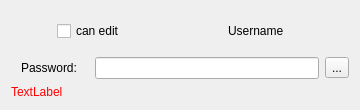
<?xml version="1.0" encoding="UTF-8"?>
<ui version="4.0">
 <class>OCC::ShareUserLine</class>
 <widget class="QWidget" name="OCC::ShareUserLine">
  <property name="geometry">
   <rect>
    <x>0</x>
    <y>0</y>
    <width>360</width>
    <height>100</height>
   </rect>
  </property>
  <property name="sizePolicy">
   <sizepolicy hsizetype="Expanding" vsizetype="Fixed">
    <horstretch>1</horstretch>
    <verstretch>0</verstretch>
   </sizepolicy>
  </property>
  <property name="minimumSize">
   <size>
    <width>360</width>
    <height>0</height>
   </size>
  </property>
  <property name="layoutDirection">
   <enum>Qt::LeftToRight</enum>
  </property>
  <property name="autoFillBackground">
   <bool>false</bool>
  </property>
  <layout class="QVBoxLayout" name="verticalLayout">
   <item>
    <layout class="QHBoxLayout" name="horizontalLayout_2">
     <item>
      <widget class="QLabel" name="avatar">
       <property name="sizePolicy">
        <sizepolicy hsizetype="Maximum" vsizetype="Maximum">
         <horstretch>0</horstretch>
         <verstretch>0</verstretch>
        </sizepolicy>
       </property>
       <property name="minimumSize">
        <size>
         <width>40</width>
         <height>40</height>
        </size>
       </property>
       <property name="alignment">
        <set>Qt::AlignCenter</set>
       </property>
      </widget>
     </item>
     <item>
      <widget class="QCheckBox" name="permissionsEdit">
       <property name="sizePolicy">
        <sizepolicy hsizetype="Maximum" vsizetype="Fixed">
         <horstretch>0</horstretch>
         <verstretch>0</verstretch>
        </sizepolicy>
       </property>
       <property name="text">
        <string>can edit</string>
       </property>
      </widget>
     </item>
     <item>
      <spacer name="horizontalSpacer">
       <property name="orientation">
        <enum>Qt::Horizontal</enum>
       </property>
       <property name="sizeType">
        <enum>QSizePolicy::Expanding</enum>
       </property>
       <property name="sizeHint" stdset="0">
        <size>
         <width>40</width>
         <height>20</height>
        </size>
       </property>
      </spacer>
     </item>
     <item>
      <widget class="QProgressIndicator" name="progressIndicator" native="true"/>
     </item>
     <item>
      <widget class="OCC::ElidedLabel" name="sharedWith">
       <property name="sizePolicy">
        <sizepolicy hsizetype="Expanding" vsizetype="Maximum">
         <horstretch>0</horstretch>
         <verstretch>0</verstretch>
        </sizepolicy>
       </property>
       <property name="text">
        <string>Username</string>
       </property>
       <property name="textFormat">
        <enum>Qt::PlainText</enum>
       </property>
      </widget>
     </item>
     <item>
      <widget class="QToolButton" name="permissionToolButton">
       <property name="icon">
        <iconset resource="../../theme.qrc">
         <normaloff>:/client/theme/more.svg</normaloff>:/client/theme/more.svg</iconset>
       </property>
       <property name="autoRaise">
        <bool>true</bool>
       </property>
      </widget>
     </item>
    </layout>
   </item>
   <item>
    <layout class="QHBoxLayout" name="passwordElementsLayout">
     <property name="topMargin">
      <number>0</number>
     </property>
     <item>
      <widget class="QLabel" name="passwordLabel">
       <property name="minimumSize">
        <size>
         <width>78</width>
         <height>0</height>
        </size>
       </property>
       <property name="text">
        <string>Password:</string>
       </property>
       <property name="indent">
        <number>10</number>
       </property>
      </widget>
     </item>
     <item>
      <widget class="QLineEdit" name="lineEdit_password">
       <property name="sizePolicy">
        <sizepolicy hsizetype="Minimum" vsizetype="Fixed">
         <horstretch>1</horstretch>
         <verstretch>0</verstretch>
        </sizepolicy>
       </property>
       <property name="echoMode">
        <enum>QLineEdit::Password</enum>
       </property>
      </widget>
     </item>
     <item>
      <widget class="QToolButton" name="confirmPassword">
       <property name="text">
        <string>...</string>
       </property>
       <property name="icon">
        <iconset resource="../../theme.qrc">
         <normaloff>:/client/theme/confirm.svg</normaloff>:/client/theme/confirm.svg</iconset>
       </property>
      </widget>
     </item>
    </layout>
   </item>
   <item>
    <widget class="QLabel" name="errorLabel">
     <property name="palette">
      <palette>
       <active>
        <colorrole role="WindowText">
         <brush brushstyle="SolidPattern">
          <color alpha="255">
           <red>255</red>
           <green>0</green>
           <blue>0</blue>
          </color>
         </brush>
        </colorrole>
       </active>
       <inactive>
        <colorrole role="WindowText">
         <brush brushstyle="SolidPattern">
          <color alpha="255">
           <red>255</red>
           <green>0</green>
           <blue>0</blue>
          </color>
         </brush>
        </colorrole>
       </inactive>
       <disabled>
        <colorrole role="WindowText">
         <brush brushstyle="SolidPattern">
          <color alpha="255">
           <red>120</red>
           <green>120</green>
           <blue>120</blue>
          </color>
         </brush>
        </colorrole>
       </disabled>
      </palette>
     </property>
     <property name="text">
      <string>TextLabel</string>
     </property>
    </widget>
   </item>
  </layout>
 </widget>
 <customwidgets>
  <customwidget>
   <class>OCC::ElidedLabel</class>
   <extends>QLabel</extends>
   <header>elidedlabel.h</header>
  </customwidget>
  <customwidget>
   <class>QProgressIndicator</class>
   <extends>QWidget</extends>
   <header>QProgressIndicator.h</header>
   <container>1</container>
  </customwidget>
 </customwidgets>
 <resources>
  <include location="../../theme.qrc"/>
 </resources>
 <connections/>
</ui>
